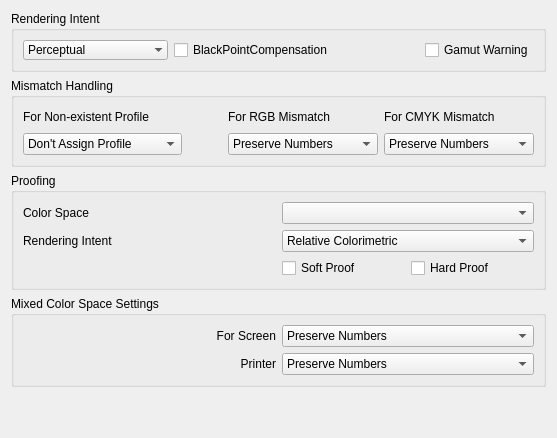
     <widget class="QWidget" name="behaviourTab">
      <attribute name="title">
       <string>Behavior Settings</string>
      </attribute>
      <layout class="QGridLayout" name="gridLayout_10">
       <item row="0" column="0">
        <layout class="QGridLayout" name="gridLayout_9">
         <item row="2" column="0">
          <widget class="QGroupBox" name="box_GROUP_BEHAVIOUR_MISSMATCH">
           <property name="toolTip">
            <string>&lt;!DOCTYPE HTML PUBLIC &quot;-//W3C//DTD HTML 4.0//EN&quot; &quot;http://www.w3.org/TR/REC-html40/strict.dtd&quot;&gt;
&lt;html&gt;&lt;head&gt;&lt;meta name=&quot;qrichtext&quot; content=&quot;1&quot; /&gt;&lt;style type=&quot;text/css&quot;&gt;
p, li { white-space: pre-wrap; }
&lt;/style&gt;&lt;/head&gt;&lt;body style=&quot; font-family:'Sans Serif'; font-size:10pt; font-weight:400; font-style:normal;&quot;&gt;
&lt;p style=&quot; margin-top:0px; margin-bottom:0px; margin-left:0px; margin-right:0px; -qt-block-indent:0; text-indent:0px;&quot;&gt;&lt;span style=&quot; font-weight:600;&quot;&gt;Mismatch Handling &lt;/span&gt;settings lets you manage different handling situations for differing profiles.&lt;/p&gt;&lt;/body&gt;&lt;/html&gt;</string>
           </property>
           <property name="whatsThis">
            <string/>
           </property>
           <property name="title">
            <string>Mismatch Handling</string>
           </property>
           <property name="flat">
            <bool>false</bool>
           </property>
           <property name="checkable">
            <bool>false</bool>
           </property>
           <layout class="QGridLayout" name="gridLayout_14">
            <item row="0" column="0">
             <layout class="QGridLayout" name="gridLayout">
              <item row="0" column="0">
               <widget class="QLabel" name="label_ACTION_UNTAGGED_ASSIGN">
                <property name="text">
                 <string>For Non-existent Profile</string>
                </property>
               </widget>
              </item>
              <item row="0" column="2">
               <widget class="QLabel" name="label_ACTION_OPEN_MISMATCH_RGB">
                <property name="text">
                 <string>For RGB Mismatch</string>
                </property>
               </widget>
              </item>
              <item row="0" column="3">
               <widget class="QLabel" name="label_ACTION_OPEN_MISMATCH_CMYK">
                <property name="text">
                 <string>For CMYK Mismatch</string>
                </property>
               </widget>
              </item>
              <item row="1" column="0">
               <widget class="QComboBox" name="combo_ACTION_UNTAGGED_ASSIGN">
                <property name="contextMenuPolicy">
                 <enum>Qt::ActionsContextMenu</enum>
                </property>
                <property name="whatsThis">
                 <string>&lt;!DOCTYPE HTML PUBLIC &quot;-//W3C//DTD HTML 4.0//EN&quot; &quot;http://www.w3.org/TR/REC-html40/strict.dtd&quot;&gt;
&lt;html&gt;&lt;head&gt;&lt;meta name=&quot;qrichtext&quot; content=&quot;1&quot; /&gt;&lt;style type=&quot;text/css&quot;&gt;
p, li { white-space: pre-wrap; }
&lt;/style&gt;&lt;/head&gt;&lt;body style=&quot; font-family:'Sans Serif'; font-size:10pt; font-weight:400; font-style:normal;&quot;&gt;
&lt;p style=&quot; margin-top:0px; margin-bottom:0px; margin-left:0px; margin-right:0px; -qt-block-indent:0; text-indent:0px;&quot;&gt;&lt;span style=&quot; font-weight:600;&quot;&gt;Don't Assign Profile:&lt;/span&gt; Do nothing to the mismatched profile (leave as is).&lt;/p&gt;
&lt;p style=&quot; margin-top:0px; margin-bottom:0px; margin-left:0px; margin-right:0px; -qt-block-indent:0; text-indent:0px;&quot;&gt;&lt;span style=&quot; font-weight:600;&quot;&gt;Assign Assumed Profile: &lt;/span&gt;Assign a profile.&lt;/p&gt;
&lt;p style=&quot; margin-top:0px; margin-bottom:0px; margin-left:0px; margin-right:0px; -qt-block-indent:0; text-indent:0px;&quot;&gt;&lt;span style=&quot; font-weight:600;&quot;&gt;Prompt User: &lt;/span&gt;Let the user decide on whether to assign a profile or not.&lt;/p&gt;&lt;/body&gt;&lt;/html&gt;</string>
                </property>
                <item>
                 <property name="text">
                  <string>Don't Assign Profile</string>
                 </property>
                </item>
                <item>
                 <property name="text">
                  <string>Assign Assumed Profile</string>
                 </property>
                </item>
                <item>
                 <property name="text">
                  <string>Prompt User</string>
                 </property>
                </item>
               </widget>
              </item>
              <item row="1" column="2">
               <widget class="QComboBox" name="combo_ACTION_OPEN_MISMATCH_RGB">
                <property name="contextMenuPolicy">
                 <enum>Qt::ActionsContextMenu</enum>
                </property>
                <property name="whatsThis">
                 <string>&lt;!DOCTYPE HTML PUBLIC &quot;-//W3C//DTD HTML 4.0//EN&quot; &quot;http://www.w3.org/TR/REC-html40/strict.dtd&quot;&gt;
&lt;html&gt;&lt;head&gt;&lt;meta name=&quot;qrichtext&quot; content=&quot;1&quot; /&gt;&lt;style type=&quot;text/css&quot;&gt;
p, li { white-space: pre-wrap; }
&lt;/style&gt;&lt;/head&gt;&lt;body style=&quot; font-family:'Sans Serif'; font-size:10pt; font-weight:400; font-style:normal;&quot;&gt;
&lt;p style=&quot; margin-top:0px; margin-bottom:0px; margin-left:0px; margin-right:0px; -qt-block-indent:0; text-indent:0px;&quot;&gt;&lt;span style=&quot; font-weight:600;&quot;&gt;Preserve Numbers: &lt;/span&gt;Allow the source RGB profile to be kept and unchanged from the destination.&lt;/p&gt;
&lt;p style=&quot; margin-top:0px; margin-bottom:0px; margin-left:0px; margin-right:0px; -qt-block-indent:0; text-indent:0px;&quot;&gt;&lt;span style=&quot; font-weight:600;&quot;&gt;Automatically Convert: &lt;/span&gt;Convert the source RGB profile to its destination.&lt;/p&gt;
&lt;p style=&quot; margin-top:0px; margin-bottom:0px; margin-left:0px; margin-right:0px; -qt-block-indent:0; text-indent:0px;&quot;&gt;&lt;span style=&quot; font-weight:600;&quot;&gt;Prompt User:&lt;/span&gt; Allow the user to choose which method to use.&lt;/p&gt;&lt;/body&gt;&lt;/html&gt;</string>
                </property>
                <item>
                 <property name="text">
                  <string>Preserve Numbers</string>
                 </property>
                </item>
                <item>
                 <property name="text">
                  <string>Automatically Convert</string>
                 </property>
                </item>
                <item>
                 <property name="text">
                  <string>Prompt User</string>
                 </property>
                </item>
               </widget>
              </item>
              <item row="1" column="3">
               <widget class="QComboBox" name="combo_ACTION_OPEN_MISMATCH_CMYK">
                <property name="contextMenuPolicy">
                 <enum>Qt::ActionsContextMenu</enum>
                </property>
                <property name="whatsThis">
                 <string>&lt;!DOCTYPE HTML PUBLIC &quot;-//W3C//DTD HTML 4.0//EN&quot; &quot;http://www.w3.org/TR/REC-html40/strict.dtd&quot;&gt;
&lt;html&gt;&lt;head&gt;&lt;meta name=&quot;qrichtext&quot; content=&quot;1&quot; /&gt;&lt;style type=&quot;text/css&quot;&gt;
p, li { white-space: pre-wrap; }
&lt;/style&gt;&lt;/head&gt;&lt;body style=&quot; font-family:'Sans Serif'; font-size:10pt; font-weight:400; font-style:normal;&quot;&gt;
&lt;p style=&quot; margin-top:0px; margin-bottom:0px; margin-left:0px; margin-right:0px; -qt-block-indent:0; text-indent:0px;&quot;&gt;&lt;span style=&quot; font-weight:600;&quot;&gt;Preserve Numbers: &lt;/span&gt;Allow the source CMYK profile to be kept and unchanged from the destination.&lt;/p&gt;
&lt;p style=&quot; margin-top:0px; margin-bottom:0px; margin-left:0px; margin-right:0px; -qt-block-indent:0; text-indent:0px;&quot;&gt;&lt;span style=&quot; font-weight:600;&quot;&gt;Automatically Convert: &lt;/span&gt;Convert the source CMYK profile to its destination.&lt;/p&gt;
&lt;p style=&quot; margin-top:0px; margin-bottom:0px; margin-left:0px; margin-right:0px; -qt-block-indent:0; text-indent:0px;&quot;&gt;&lt;span style=&quot; font-weight:600;&quot;&gt;Prompt User:&lt;/span&gt; Allow the user to choose which method to use.&lt;/p&gt;&lt;/body&gt;&lt;/html&gt;</string>
                </property>
                <item>
                 <property name="text">
                  <string>Preserve Numbers</string>
                 </property>
                </item>
                <item>
                 <property name="text">
                  <string>Automatically Convert</string>
                 </property>
                </item>
                <item>
                 <property name="text">
                  <string>Prompt User</string>
                 </property>
                </item>
               </widget>
              </item>
              <item row="0" column="1">
               <spacer name="horizontalSpacer_2">
                <property name="orientation">
                 <enum>Qt::Horizontal</enum>
                </property>
                <property name="sizeHint" stdset="0">
                 <size>
                  <width>40</width>
                  <height>20</height>
                 </size>
                </property>
               </spacer>
              </item>
             </layout>
            </item>
           </layout>
          </widget>
         </item>
         <item row="4" column="0">
          <widget class="QGroupBox" name="box_GROUP_BEHAVIOUR_MIXED_MODE_DOCUMENTS">
           <property name="toolTip">
            <string>&lt;!DOCTYPE HTML PUBLIC &quot;-//W3C//DTD HTML 4.0//EN&quot; &quot;http://www.w3.org/TR/REC-html40/strict.dtd&quot;&gt;
&lt;html&gt;&lt;head&gt;&lt;meta name=&quot;qrichtext&quot; content=&quot;1&quot; /&gt;&lt;style type=&quot;text/css&quot;&gt;
p, li { white-space: pre-wrap; }
&lt;/style&gt;&lt;/head&gt;&lt;body style=&quot; font-family:'Sans Serif'; font-size:10pt; font-weight:400; font-style:normal;&quot;&gt;
&lt;p style=&quot; margin-top:0px; margin-bottom:0px; margin-left:0px; margin-right:0px; -qt-block-indent:0; text-indent:0px;&quot;&gt;&lt;span style=&quot; font-weight:600;&quot;&gt;Mixed Color Space Settings&lt;/span&gt; lets you handle color space mismatch options for your monitor and printer.&lt;/p&gt;&lt;/body&gt;&lt;/html&gt;</string>
           </property>
           <property name="whatsThis">
            <string/>
           </property>
           <property name="title">
            <string>Mixed Color Space Settings</string>
           </property>
           <property name="flat">
            <bool>false</bool>
           </property>
           <layout class="QGridLayout" name="gridLayout_16">
            <item row="0" column="0">
             <layout class="QGridLayout" name="gridLayout_4">
              <item row="0" column="0">
               <widget class="QLabel" name="label_MIXED_MOD_DOCUMENTS_SCREEN">
                <property name="text">
                 <string>For Screen</string>
                </property>
                <property name="alignment">
                 <set>Qt::AlignRight|Qt::AlignTrailing|Qt::AlignVCenter</set>
                </property>
               </widget>
              </item>
              <item row="0" column="1">
               <widget class="QComboBox" name="combo_MIXED_MOD_DOCUMENTS_SCREEN">
                <property name="contextMenuPolicy">
                 <enum>Qt::ActionsContextMenu</enum>
                </property>
                <property name="whatsThis">
                 <string>&lt;!DOCTYPE HTML PUBLIC &quot;-//W3C//DTD HTML 4.0//EN&quot; &quot;http://www.w3.org/TR/REC-html40/strict.dtd&quot;&gt;
&lt;html&gt;&lt;head&gt;&lt;meta name=&quot;qrichtext&quot; content=&quot;1&quot; /&gt;&lt;style type=&quot;text/css&quot;&gt;
p, li { white-space: pre-wrap; }
&lt;/style&gt;&lt;/head&gt;&lt;body style=&quot; font-family:'Sans Serif'; font-size:10pt; font-weight:400; font-style:normal;&quot;&gt;
&lt;p style=&quot; margin-top:0px; margin-bottom:0px; margin-left:0px; margin-right:0px; -qt-block-indent:0; text-indent:0px;&quot;&gt;&lt;span style=&quot; font-weight:600;&quot;&gt;Preserve Numbers: &lt;/span&gt;Leave the non-RGB color space as is (no conversion).&lt;/p&gt;
&lt;p style=&quot; margin-top:0px; margin-bottom:0px; margin-left:0px; margin-right:0px; -qt-block-indent:0; text-indent:0px;&quot;&gt;&lt;span style=&quot; font-weight:600;&quot;&gt;Convert to Editing RGB Space:&lt;/span&gt; Convert the non-RGB color space into the assigned editing color space.&lt;/p&gt;
&lt;p style=&quot; margin-top:0px; margin-bottom:0px; margin-left:0px; margin-right:0px; -qt-block-indent:0; text-indent:0px;&quot;&gt;&lt;span style=&quot; font-weight:600;&quot;&gt;Convert to Web: &lt;/span&gt;Convert the non-RGB color space into the web-appropriate sRGB color space.&lt;/p&gt;
&lt;p style=&quot; margin-top:0px; margin-bottom:0px; margin-left:0px; margin-right:0px; -qt-block-indent:0; text-indent:0px;&quot;&gt;&lt;span style=&quot; font-weight:600;&quot;&gt;Prompt User: &lt;/span&gt;Allow the user to select the appropriate color space conversion method.&lt;/p&gt;&lt;/body&gt;&lt;/html&gt;</string>
                </property>
                <item>
                 <property name="text">
                  <string>Preserve Numbers</string>
                 </property>
                </item>
                <item>
                 <property name="text">
                  <string>Convert to Editing RGB Space</string>
                 </property>
                </item>
                <item>
                 <property name="text">
                  <string>Convert to Web </string>
                 </property>
                </item>
                <item>
                 <property name="text">
                  <string>Prompt User</string>
                 </property>
                </item>
               </widget>
              </item>
              <item row="1" column="0">
               <widget class="QLabel" name="label_MIXED_MOD_DOCUMENTS_PRINT">
                <property name="text">
                 <string>Printer</string>
                </property>
                <property name="alignment">
                 <set>Qt::AlignRight|Qt::AlignTrailing|Qt::AlignVCenter</set>
                </property>
               </widget>
              </item>
              <item row="1" column="1">
               <widget class="QComboBox" name="combo_MIXED_MOD_DOCUMENTS_PRINT">
                <property name="contextMenuPolicy">
                 <enum>Qt::ActionsContextMenu</enum>
                </property>
                <property name="whatsThis">
                 <string>&lt;!DOCTYPE HTML PUBLIC &quot;-//W3C//DTD HTML 4.0//EN&quot; &quot;http://www.w3.org/TR/REC-html40/strict.dtd&quot;&gt;
&lt;html&gt;&lt;head&gt;&lt;meta name=&quot;qrichtext&quot; content=&quot;1&quot; /&gt;&lt;style type=&quot;text/css&quot;&gt;
p, li { white-space: pre-wrap; }
&lt;/style&gt;&lt;/head&gt;&lt;body style=&quot; font-family:'Sans Serif'; font-size:10pt; font-weight:400; font-style:normal;&quot;&gt;
&lt;p style=&quot; margin-top:0px; margin-bottom:0px; margin-left:0px; margin-right:0px; -qt-block-indent:0; text-indent:0px;&quot;&gt;&lt;span style=&quot; font-weight:600;&quot;&gt;Preserve Numbers: &lt;/span&gt;Leave the non-CMYK color space as is (no conversion).&lt;/p&gt;
&lt;p style=&quot; margin-top:0px; margin-bottom:0px; margin-left:0px; margin-right:0px; -qt-block-indent:0; text-indent:0px;&quot;&gt;&lt;span style=&quot; font-weight:600;&quot;&gt;Convert to Editing CMYK:&lt;/span&gt; Convert the non-CMYK color space into an assigned editing CMYK color space.&lt;/p&gt;
&lt;p style=&quot; margin-top:0px; margin-bottom:0px; margin-left:0px; margin-right:0px; -qt-block-indent:0; text-indent:0px;&quot;&gt;&lt;span style=&quot; font-weight:600;&quot;&gt;Convert to Untagged CMYK: &lt;/span&gt;Convert the color space into a non-CMYK color space.&lt;/p&gt;
&lt;p style=&quot; margin-top:0px; margin-bottom:0px; margin-left:0px; margin-right:0px; -qt-block-indent:0; text-indent:0px;&quot;&gt;&lt;span style=&quot; font-weight:600;&quot;&gt;Prompt User: &lt;/span&gt;Allow the user to select the appropriate color space conversion method.&lt;/p&gt;&lt;/body&gt;&lt;/html&gt;</string>
                </property>
                <item>
                 <property name="text">
                  <string>Preserve Numbers</string>
                 </property>
                </item>
                <item>
                 <property name="text">
                  <string>Convert to Editing CMYK</string>
                 </property>
                </item>
                <item>
                 <property name="text">
                  <string>Convert to Untagged CMYK</string>
                 </property>
                </item>
                <item>
                 <property name="text">
                  <string>Prompt User</string>
                 </property>
                </item>
               </widget>
              </item>
             </layout>
            </item>
           </layout>
          </widget>
         </item>
         <item row="3" column="0">
          <widget class="QGroupBox" name="box_GROUP_BEHAVIOUR_PROOF">
           <property name="toolTip">
            <string>&lt;!DOCTYPE HTML PUBLIC &quot;-//W3C//DTD HTML 4.0//EN&quot; &quot;http://www.w3.org/TR/REC-html40/strict.dtd&quot;&gt;
&lt;html&gt;&lt;head&gt;&lt;meta name=&quot;qrichtext&quot; content=&quot;1&quot; /&gt;&lt;style type=&quot;text/css&quot;&gt;
p, li { white-space: pre-wrap; }
&lt;/style&gt;&lt;/head&gt;&lt;body style=&quot; font-family:'Sans Serif'; font-size:10pt; font-weight:400; font-style:normal;&quot;&gt;
&lt;p style=&quot; margin-top:0px; margin-bottom:0px; margin-left:0px; margin-right:0px; -qt-block-indent:0; text-indent:0px;&quot;&gt;&lt;span style=&quot; font-weight:600;&quot;&gt;Proofing &lt;/span&gt;will allow you to modify color proofing options, including color space, rendering intent, and hard/soft proofing.&lt;/p&gt;&lt;/body&gt;&lt;/html&gt;</string>
           </property>
           <property name="whatsThis">
            <string/>
           </property>
           <property name="title">
            <string>Proofing</string>
           </property>
           <property name="flat">
            <bool>false</bool>
           </property>
           <layout class="QGridLayout" name="gridLayout_15">
            <item row="0" column="0">
             <layout class="QGridLayout" name="gridLayout_3">
              <item row="0" column="0">
               <widget class="QLabel" name="label_PROFILE_PROOF">
                <property name="text">
                 <string>Color Space</string>
                </property>
               </widget>
              </item>
              <item row="0" column="2">
               <widget class="QComboBox" name="combo_PROFILE_PROOF">
                <property name="contextMenuPolicy">
                 <enum>Qt::ActionsContextMenu</enum>
                </property>
                <property name="whatsThis">
                 <string>Selet from a list of profiles applicable for proofing.</string>
                </property>
               </widget>
              </item>
              <item row="1" column="0">
               <widget class="QLabel" name="label_RENDERING_INTENT_PROOF">
                <property name="text">
                 <string>Rendering Intent</string>
                </property>
               </widget>
              </item>
              <item row="1" column="2">
               <widget class="QComboBox" name="combo_RENDERING_INTENT_PROOF">
                <property name="contextMenuPolicy">
                 <enum>Qt::ActionsContextMenu</enum>
                </property>
                <property name="acceptDrops">
                 <bool>false</bool>
                </property>
                <property name="toolTip">
                 <string/>
                </property>
                <property name="whatsThis">
                 <string>&lt;!DOCTYPE HTML PUBLIC &quot;-//W3C//DTD HTML 4.0//EN&quot; &quot;http://www.w3.org/TR/REC-html40/strict.dtd&quot;&gt;
&lt;html&gt;&lt;head&gt;&lt;meta name=&quot;qrichtext&quot; content=&quot;1&quot; /&gt;&lt;style type=&quot;text/css&quot;&gt;
p, li { white-space: pre-wrap; }
&lt;/style&gt;&lt;/head&gt;&lt;body style=&quot; font-family:'Sans Serif'; font-size:10pt; font-weight:400; font-style:normal;&quot;&gt;
&lt;p style=&quot; margin-top:0px; margin-bottom:0px; margin-left:0px; margin-right:0px; -qt-block-indent:0; text-indent:0px;&quot;&gt;&lt;span style=&quot; font-weight:600;&quot;&gt;Relative Colorimetric: &lt;/span&gt;Scales the white point of the source gamut into the white point of the target.&lt;/p&gt;
&lt;p style=&quot; margin-top:0px; margin-bottom:0px; margin-left:0px; margin-right:0px; -qt-block-indent:0; text-indent:0px; font-weight:600;&quot;&gt;Absolute Colorimetric: &lt;span style=&quot; font-weight:400;&quot;&gt;Preserves in-gamut colors, and clips out-of-gamut colors to the nearest hue.&lt;/span&gt;&lt;/p&gt;&lt;/body&gt;&lt;/html&gt;</string>
                </property>
                <item>
                 <property name="text">
                  <string>Relative Colorimetric</string>
                 </property>
                </item>
                <item>
                 <property name="text">
                  <string>Absolute Colorimetric</string>
                 </property>
                </item>
               </widget>
              </item>
              <item row="2" column="2">
               <layout class="QHBoxLayout" name="horizontalLayout_2">
                <item>
                 <widget class="QCheckBox" name="check_PROOF_SOFT">
                  <property name="contextMenuPolicy">
                   <enum>Qt::DefaultContextMenu</enum>
                  </property>
                  <property name="toolTip">
                   <string/>
                  </property>
                  <property name="whatsThis">
                   <string>&lt;!DOCTYPE HTML PUBLIC &quot;-//W3C//DTD HTML 4.0//EN&quot; &quot;http://www.w3.org/TR/REC-html40/strict.dtd&quot;&gt;
&lt;html&gt;&lt;head&gt;&lt;meta name=&quot;qrichtext&quot; content=&quot;1&quot; /&gt;&lt;style type=&quot;text/css&quot;&gt;
p, li { white-space: pre-wrap; }
&lt;/style&gt;&lt;/head&gt;&lt;body style=&quot; font-family:'Sans Serif'; font-size:10pt; font-weight:400; font-style:normal;&quot;&gt;
&lt;p style=&quot; margin-top:0px; margin-bottom:0px; margin-left:0px; margin-right:0px; -qt-block-indent:0; text-indent:0px;&quot;&gt;&lt;span style=&quot; font-size:9pt;&quot;&gt;Select &lt;/span&gt;&lt;span style=&quot; font-size:9pt; font-weight:600;&quot;&gt;Soft Proof&lt;/span&gt;&lt;span style=&quot; font-size:9pt;&quot;&gt; as a means to preview the printer's color output on your monitor. (Mostly to match transmissive media.)&lt;/span&gt;&lt;/p&gt;&lt;/body&gt;&lt;/html&gt;</string>
                  </property>
                  <property name="text">
                   <string>Soft Proof</string>
                  </property>
                 </widget>
                </item>
                <item>
                 <widget class="QCheckBox" name="check_PROOF_HARD">
                  <property name="contextMenuPolicy">
                   <enum>Qt::DefaultContextMenu</enum>
                  </property>
                  <property name="whatsThis">
                   <string>&lt;!DOCTYPE HTML PUBLIC &quot;-//W3C//DTD HTML 4.0//EN&quot; &quot;http://www.w3.org/TR/REC-html40/strict.dtd&quot;&gt;
&lt;html&gt;&lt;head&gt;&lt;meta name=&quot;qrichtext&quot; content=&quot;1&quot; /&gt;&lt;style type=&quot;text/css&quot;&gt;
p, li { white-space: pre-wrap; }
&lt;/style&gt;&lt;/head&gt;&lt;body style=&quot; font-family:'Sans Serif'; font-size:10pt; font-weight:400; font-style:normal;&quot;&gt;
&lt;p style=&quot; margin-top:0px; margin-bottom:0px; margin-left:0px; margin-right:0px; -qt-block-indent:0; text-indent:0px;&quot;&gt;Check &lt;span style=&quot; font-weight:600;&quot;&gt;Hard Proof&lt;/span&gt; (or match print) to fully simulate colors that the printer will be using through a reflective surface. &lt;/p&gt;&lt;/body&gt;&lt;/html&gt;</string>
                  </property>
                  <property name="text">
                   <string>Hard Proof </string>
                  </property>
                 </widget>
                </item>
               </layout>
              </item>
             </layout>
            </item>
           </layout>
          </widget>
         </item>
         <item row="0" column="0">
          <widget class="QGroupBox" name="box_GROUP_BEHAVIOUR_RENDERING">
           <property name="acceptDrops">
            <bool>false</bool>
           </property>
           <property name="toolTip">
            <string>&lt;!DOCTYPE HTML PUBLIC &quot;-//W3C//DTD HTML 4.0//EN&quot; &quot;http://www.w3.org/TR/REC-html40/strict.dtd&quot;&gt;
&lt;html&gt;&lt;head&gt;&lt;meta name=&quot;qrichtext&quot; content=&quot;1&quot; /&gt;&lt;style type=&quot;text/css&quot;&gt;
p, li { white-space: pre-wrap; }
&lt;/style&gt;&lt;/head&gt;&lt;body style=&quot; font-family:'Sans Serif'; font-size:10pt; font-weight:400; font-style:normal;&quot;&gt;
&lt;p style=&quot; margin-top:0px; margin-bottom:0px; margin-left:0px; margin-right:0px; -qt-block-indent:0; text-indent:0px;&quot;&gt;&lt;span style=&quot; font-weight:600;&quot;&gt;Rendering Settings&lt;/span&gt; allows you to change the global rendering intent.&lt;/p&gt;&lt;/body&gt;&lt;/html&gt;</string>
           </property>
           <property name="statusTip">
            <string/>
           </property>
           <property name="whatsThis">
            <string/>
           </property>
           <property name="title">
            <string>Rendering Intent</string>
           </property>
           <property name="flat">
            <bool>false</bool>
           </property>
           <layout class="QVBoxLayout" name="verticalLayout_3">
            <item>
             <layout class="QGridLayout" name="gridLayout_19">
              <item row="0" column="0">
               <widget class="QComboBox" name="combo_RENDERING_INTENT">
                <property name="mouseTracking">
                 <bool>false</bool>
                </property>
                <property name="focusPolicy">
                 <enum>Qt::WheelFocus</enum>
                </property>
                <property name="contextMenuPolicy">
                 <enum>Qt::ActionsContextMenu</enum>
                </property>
                <property name="acceptDrops">
                 <bool>false</bool>
                </property>
                <property name="toolTip">
                 <string/>
                </property>
                <property name="statusTip">
                 <string/>
                </property>
                <property name="whatsThis">
                 <string>&lt;!DOCTYPE HTML PUBLIC &quot;-//W3C//DTD HTML 4.0//EN&quot; &quot;http://www.w3.org/TR/REC-html40/strict.dtd&quot;&gt;
&lt;html&gt;&lt;head&gt;&lt;meta name=&quot;qrichtext&quot; content=&quot;1&quot; /&gt;&lt;style type=&quot;text/css&quot;&gt;
p, li { white-space: pre-wrap; }
&lt;/style&gt;&lt;/head&gt;&lt;body style=&quot; font-family:'Sans Serif'; font-size:10pt; font-weight:400; font-style:normal;&quot;&gt;
&lt;p style=&quot; margin-top:0px; margin-bottom:0px; margin-left:0px; margin-right:0px; -qt-block-indent:0; text-indent:0px;&quot;&gt;&lt;span style=&quot; font-weight:600;&quot;&gt;Perceptual: &lt;/span&gt;Preserves relationship between out-of-gamut colors.&lt;/p&gt;
&lt;p style=&quot; margin-top:0px; margin-bottom:0px; margin-left:0px; margin-right:0px; -qt-block-indent:0; text-indent:0px;&quot;&gt;&lt;span style=&quot; font-weight:600;&quot;&gt;Relative Colorimetric:&lt;/span&gt; The white point of the colorspace source is changed to the destination. &lt;/p&gt;
&lt;p style=&quot; margin-top:0px; margin-bottom:0px; margin-left:0px; margin-right:0px; -qt-block-indent:0; text-indent:0px;&quot;&gt;&lt;span style=&quot; font-weight:600;&quot;&gt;Saturation:&lt;/span&gt; Preserves accurate saturation, while modifying color hues.&lt;/p&gt;
&lt;p style=&quot; margin-top:0px; margin-bottom:0px; margin-left:0px; margin-right:0px; -qt-block-indent:0; text-indent:0px;&quot;&gt;&lt;span style=&quot; font-weight:600;&quot;&gt;Absolute Colorimetric: &lt;/span&gt;The white point of the destination colorspace will become the white point of the source.&lt;/p&gt;&lt;/body&gt;&lt;/html&gt;</string>
                </property>
                <property name="autoFillBackground">
                 <bool>false</bool>
                </property>
                <property name="frame">
                 <bool>false</bool>
                </property>
                <item>
                 <property name="text">
                  <string>Perceptual</string>
                 </property>
                </item>
                <item>
                 <property name="text">
                  <string>Relative Colorimetric</string>
                 </property>
                </item>
                <item>
                 <property name="text">
                  <string>Saturation</string>
                 </property>
                </item>
                <item>
                 <property name="text">
                  <string>Absolute Colorimetric</string>
                 </property>
                </item>
               </widget>
              </item>
              <item row="0" column="1">
               <widget class="QCheckBox" name="check_RENDERING_BPC">
                <property name="text">
                 <string>BlackPointCompensation</string>
                </property>
               </widget>
              </item>
              <item row="0" column="3">
               <widget class="QCheckBox" name="check_RENDERING_GAMUT_WARNING">
                <property name="text">
                 <string>Gamut Warning</string>
                </property>
               </widget>
              </item>
              <item row="0" column="2">
               <spacer name="horizontalSpacer">
                <property name="orientation">
                 <enum>Qt::Horizontal</enum>
                </property>
                <property name="sizeHint" stdset="0">
                 <size>
                  <width>40</width>
                  <height>20</height>
                 </size>
                </property>
               </spacer>
              </item>
             </layout>
            </item>
           </layout>
          </widget>
         </item>
        </layout>
       </item>
       <item row="1" column="0">
        <spacer name="verticalSpacer_4">
         <property name="orientation">
          <enum>Qt::Vertical</enum>
         </property>
         <property name="sizeHint" stdset="0">
          <size>
           <width>20</width>
           <height>40</height>
          </size>
         </property>
        </spacer>
       </item>
      </layout>
     </widget>
